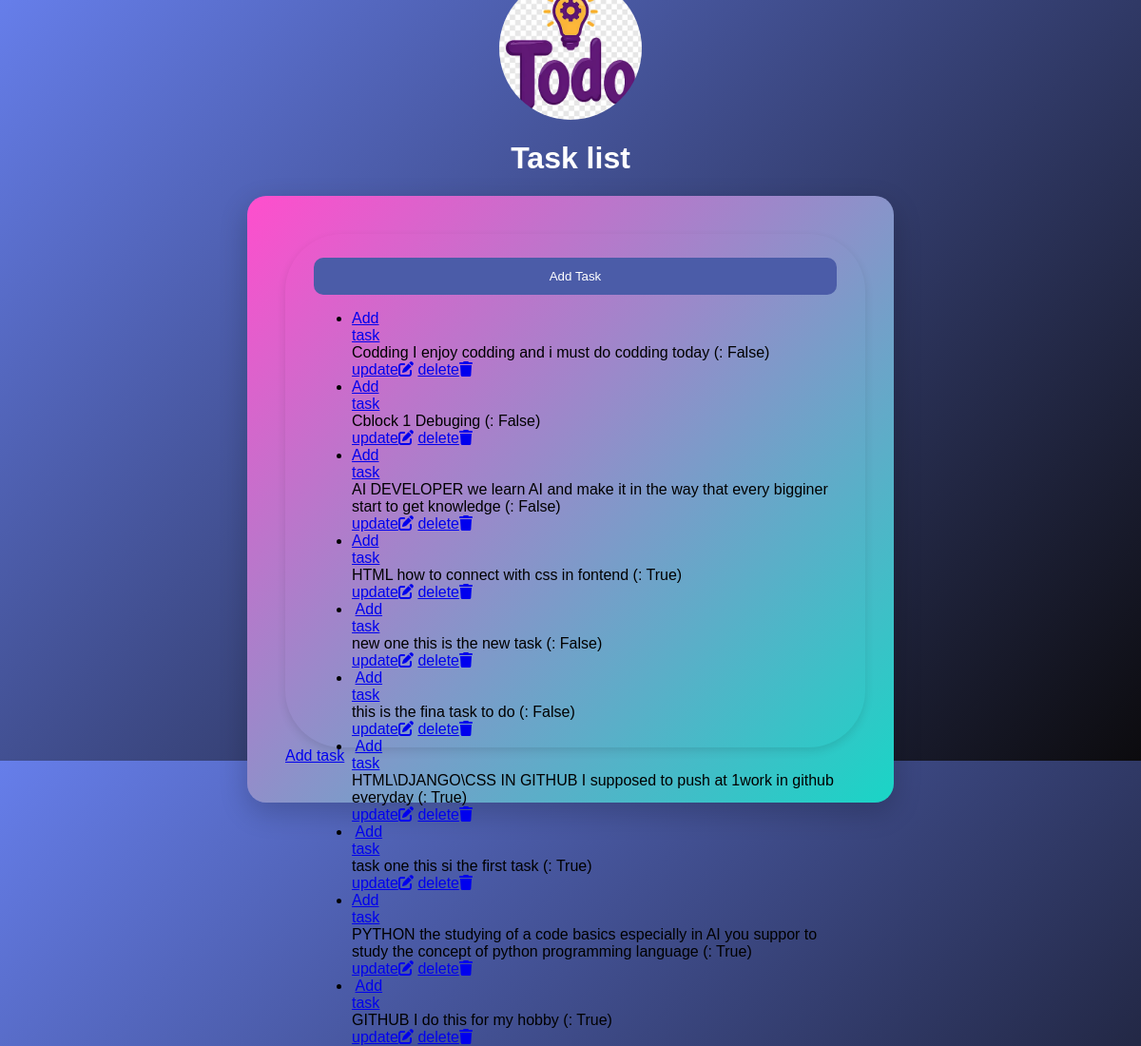
Page /tasks/ (signed in) on the committed database.
### mimi/models.py (models this page shows, shortened)
class Task(models.Model):
    user =models.ForeignKey(User, on_delete=models.CASCADE, null=True, blank=True)
    title = models.CharField(max_length=200)
    description = models.TextField()
    completed = models.BooleanField(default=False)
    image = models.ImageField(upload_to='tasks/', null=True, blank=True)

### mimi/views.py (the view)
# urls.py: path('tasks/', views.task_list, name='task_list'),
@login_required(login_url='login')
def task_list(request):
    tasks = Task.objects.all()
    return render(request, "task_list.html", {"tasks": tasks})

### mimi/templates/task_list.html (shortened to what this page needs)
<!DOCTYPE html>
{% load static %}
<html lang="en">
<head>
    <link rel="stylesheet" href="{% static 'css/styles.css' %}">
    <link rel="stylesheet" href="https://cdnjs.cloudflare.com/ajax/libs/font-awesome/6.4.0/css/all.min.css" />
</head>
<body>
    <div class="tasklist-container">
        <div class="task-header">
            <img src="/media/tasks/todo.webp" alt="mimi logo" width="150" class="task-image">
            <h1>Task list</h1>
        </div>
        <div class="task-form-card">
            <form method="Task" action="{% url 'task_add' %}" encrypt="multipart/form-data">
                <button type="submit">Add Task</button>
                <ul>
                    {% for task in tasks %}
                        <li>
                            <div style="max-width: 40px;">
                                <a href="{% url 'task_add' %}">Add task</a>
                            </div>
                            <div>
                                {{ task.title }}  {{ task.description }} (: {{ task.completed }})
                            </div>
                            <div class="icons">
                                <a href="{% url 'task_update' task.id %}">update<i class="fa-solid fa-pen-to-square"></i></a>
                                <a href="{% url 'task_delete' task.id %}">delete<i class="fa-solid fa-trash"></i></a>
                            </div>
                        </li>
                    {% endfor %}
                </ul>
            </form>
                <a href="{% url 'task_add' %}">Add task</a>
        </div>
    </div>
</body>
</html>

### mimi/static/css/styles.css (style rules this page uses)
body { margin: 0; font-family: Arial, Helvetica, sans-serif; background: linear-gradient(135deg,#667eea,#0c0b0e); height: 100vh; display: flex; justify-content: center; align-items: center; }
form { padding: 25px 30px; width: 550px; height: 490px; border-radius: 60px; box-shadow: 0 4px 10px rgba(0,0,0,0.1); align-items: center; justify-content: center; flex-direction: center;*/ }
.tasklist-container { width: 100%; display: flex; flex-direction: column; align-items: center; margin-top: 20px; }
.task-header { text-align: center; color: white; }
.task-form-card { background: linear-gradient(135deg,#ff4ecd,#19d5c6); padding: 40px; width: 600px; border-radius: 20px; box-shadow: 0 10px 30px rgba(0,0,0,0.2); }
.task-form-card button { width: 100%; padding: 12px; border: none; background: #4b5ca8; color: white; border-radius: 10px; cursor: pointer; }
.task-image { width: 150px; height: 150px; object-fit: cover; display: flex; border-radius: 50%; margin: 0 auto 15px auto; }

### rows in the picture
Task: title "Codding", description "I enjoy codding and i must do codding today", completed "False"
Task: title "Cblock 1", description "Debuging", completed "False"
Task: title "AI DEVELOPER", description "we learn AI and make it in the way that every bigginer start to get knowledge", completed "False"
Task: title "HTML", description "how to connect with css in fontend", completed "True"
Task: title "new one", description "this is the new task", completed "False"
Task: title "this is the fina", description "task to do", completed "False"
Task: title "HTML\\DJANGO\\CSS IN GITHUB", description "I supposed to push at 1work in github everyday", completed "True"
Task: title "task one", description "this si the first task", completed "True"
Task: title "PYTHON", description "the studying of a code basics especially in AI you suppor to study the concept of python programming language", completed "True"
Task: title "GITHUB", description "I do this for my hobby", completed "True"
